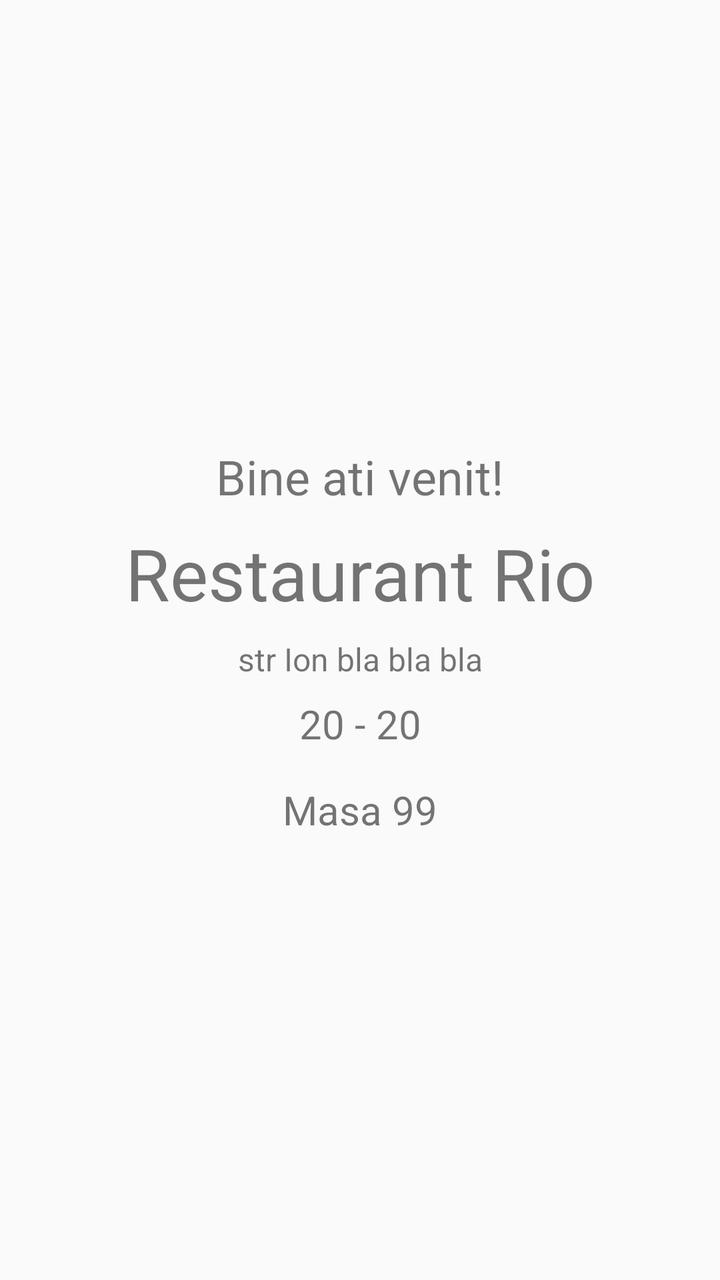
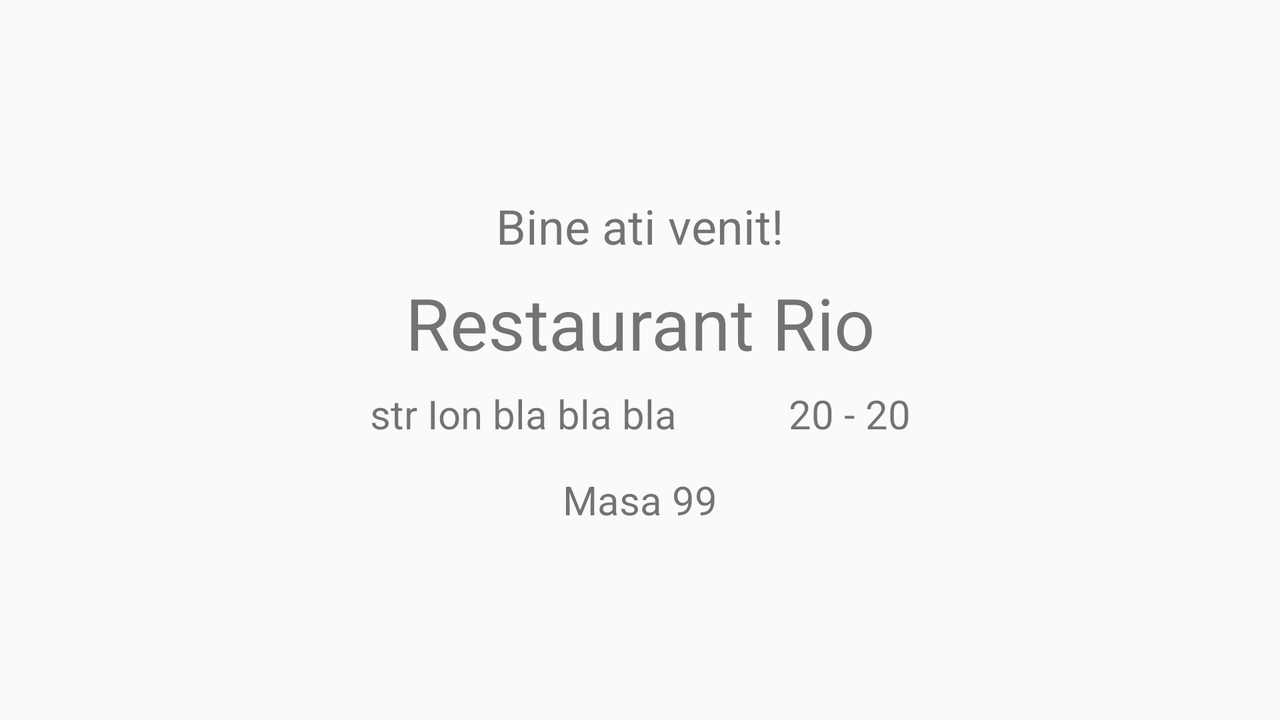

The same Android screen from two of the app's own layout files: first res/layout/ as a phone draws it, then the repository's variant for another configuration, drawn on a device whose configuration selects that folder. Both files follow.
<!-- AndroidManifest.xml: application theme AppTheme -->
<!-- res/layout/fragment_restaurant.xml -->
<?xml version="1.0" encoding="utf-8"?>
<android.support.constraint.ConstraintLayout
    xmlns:android="http://schemas.android.com/apk/res/android"
    xmlns:app="http://schemas.android.com/apk/res-auto"
    android:layout_width="match_parent"
    android:layout_height="match_parent"
    xmlns:tools="http://schemas.android.com/tools">

    <LinearLayout
        android:layout_width="wrap_content"
        android:layout_height="wrap_content"
        android:layout_marginBottom="8dp"
        android:layout_marginEnd="8dp"
        android:layout_marginStart="8dp"
        android:layout_marginTop="8dp"
        android:gravity="center"
        android:orientation="vertical"
        app:layout_constraintBottom_toBottomOf="parent"
        app:layout_constraintEnd_toEndOf="parent"
        app:layout_constraintStart_toStartOf="parent"
        app:layout_constraintTop_toTopOf="parent">

        <TextView
            android:id="@+id/restaurant_welcome_text_view"
            android:layout_width="wrap_content"
            android:layout_height="wrap_content"
            android:layout_marginEnd="8dp"
            android:layout_marginStart="8dp"
            android:layout_marginTop="8dp"
            android:text="Bine ati venit!"
            android:textSize="24sp"
            app:layout_constraintEnd_toEndOf="parent"
            app:layout_constraintStart_toStartOf="parent"
            app:layout_constraintTop_toTopOf="parent" />

        <TextView
            android:id="@+id/restaurant_name_text_view"
            android:layout_width="wrap_content"
            android:layout_height="wrap_content"
            android:layout_marginEnd="8dp"
            android:layout_marginStart="8dp"
            android:layout_marginTop="8dp"
            android:textSize="36sp"

            tools:text="Restaurant Rio" />

        <TextView
            android:id="@+id/restaurant_location_text_view"
            android:layout_width="wrap_content"
            android:layout_height="wrap_content"
            android:layout_marginEnd="8dp"
            android:layout_marginStart="8dp"
            android:layout_marginTop="8dp"
            android:textSize="16sp"
            tools:text="str Ion bla bla bla" />

        <TextView
            android:id="@+id/restaurant_orar_text_view"
            android:layout_width="wrap_content"
            android:layout_height="wrap_content"
            android:layout_marginBottom="8dp"
            android:layout_marginEnd="8dp"
            android:layout_marginStart="8dp"
            android:layout_marginTop="8dp"
            android:textSize="20sp"
            tools:text="20 - 20" />


        <TextView
            android:id="@+id/restaurant_table_text_view"
            android:layout_width="wrap_content"
            android:layout_height="wrap_content"
            android:layout_marginBottom="8dp"
            android:layout_marginEnd="8dp"
            android:layout_marginStart="8dp"
            android:layout_marginTop="8dp"
            android:textSize="20sp"
            tools:text="Masa 99" />
    </LinearLayout>

</android.support.constraint.ConstraintLayout>
<!-- resources referenced by this layout -->
<resources>
  <style name="AppTheme" parent="Theme.AppCompat.Light.NoActionBar">
          
          <item name="colorPrimary">@color/colorPrimary</item>
          <item name="colorPrimaryDark">@color/colorPrimaryDark</item>
          <item name="colorAccent">@color/colorAccent</item>
      </style>
  <color name="colorPrimary">#fbb03b</color>
  <color name="colorPrimaryDark">#f7931e</color>
  <color name="colorAccent">#8bc34a</color>
</resources>
<!-- res/layout-land/fragment_restaurant.xml (the repository's variant of the layout above) -->
<!-- drawn on the phone turned sideways -->
<?xml version="1.0" encoding="utf-8"?>
<android.support.constraint.ConstraintLayout xmlns:android="http://schemas.android.com/apk/res/android"
    xmlns:app="http://schemas.android.com/apk/res-auto"
    android:layout_width="match_parent"
    android:layout_height="match_parent"
    xmlns:tools="http://schemas.android.com/tools">

    <LinearLayout
        android:layout_width="wrap_content"
        android:layout_height="wrap_content"
        android:layout_marginBottom="8dp"
        android:layout_marginEnd="8dp"
        android:layout_marginStart="8dp"
        android:layout_marginTop="8dp"
        android:gravity="center"
        android:orientation="vertical"
        app:layout_constraintBottom_toBottomOf="parent"
        app:layout_constraintEnd_toEndOf="parent"
        app:layout_constraintStart_toStartOf="parent"
        app:layout_constraintTop_toTopOf="parent">

        <TextView
            android:id="@+id/restaurant_welcome_text_view"
            android:layout_width="wrap_content"
            android:layout_height="wrap_content"
            android:layout_marginEnd="8dp"
            android:layout_marginStart="8dp"
            android:layout_marginTop="8dp"
            android:text="Bine ati venit!"
            android:textSize="24sp"
            app:layout_constraintEnd_toEndOf="parent"
            app:layout_constraintStart_toStartOf="parent"
            app:layout_constraintTop_toTopOf="parent" />

        <TextView
            android:id="@+id/restaurant_name_text_view"
            android:layout_width="wrap_content"
            android:layout_height="wrap_content"
            android:layout_marginEnd="8dp"
            android:layout_marginStart="8dp"
            android:layout_marginTop="8dp"
            android:textSize="36sp"
            app:layout_constraintEnd_toEndOf="parent"
            app:layout_constraintStart_toStartOf="parent"
            app:layout_constraintTop_toBottomOf="@+id/textView"
            tools:text="Restaurant Rio" />
        <LinearLayout
            android:layout_width="wrap_content"
            android:layout_height="wrap_content" android:orientation="horizontal">
        <TextView
            android:id="@+id/restaurant_location_text_view"
            android:layout_width="wrap_content"
            android:layout_height="wrap_content"
            android:layout_marginEnd="8dp"
            android:layout_marginStart="8dp"
            android:layout_marginTop="8dp"
            android:textSize="20sp"
            app:layout_constraintEnd_toEndOf="parent"
            app:layout_constraintStart_toStartOf="parent"
            app:layout_constraintTop_toBottomOf="@+id/restaurant_name_text_view"
            tools:text="str Ion bla bla bla"
            android:paddingRight="40dp"/>

        <TextView
            android:id="@+id/restaurant_orar_text_view"
            android:layout_width="wrap_content"
            android:layout_height="wrap_content"
            android:layout_marginBottom="8dp"
            android:layout_marginEnd="8dp"
            android:layout_marginStart="8dp"
            android:layout_marginTop="8dp"
            android:textSize="20sp"
            tools:text="20 - 20" />
        </LinearLayout>
        <TextView
            android:id="@+id/restaurant_table_text_view"
            android:layout_width="wrap_content"
            android:layout_height="wrap_content"
            android:layout_marginBottom="8dp"
            android:layout_marginEnd="8dp"
            android:layout_marginStart="8dp"
            android:layout_marginTop="8dp"
            android:textSize="20sp"
            app:layout_constraintBottom_toBottomOf="parent"
            app:layout_constraintEnd_toEndOf="parent"
            app:layout_constraintStart_toStartOf="parent"
            app:layout_constraintTop_toBottomOf="@+id/restaurant_location_text_view"
            tools:text="Masa 99" />
    </LinearLayout>

</android.support.constraint.ConstraintLayout>
